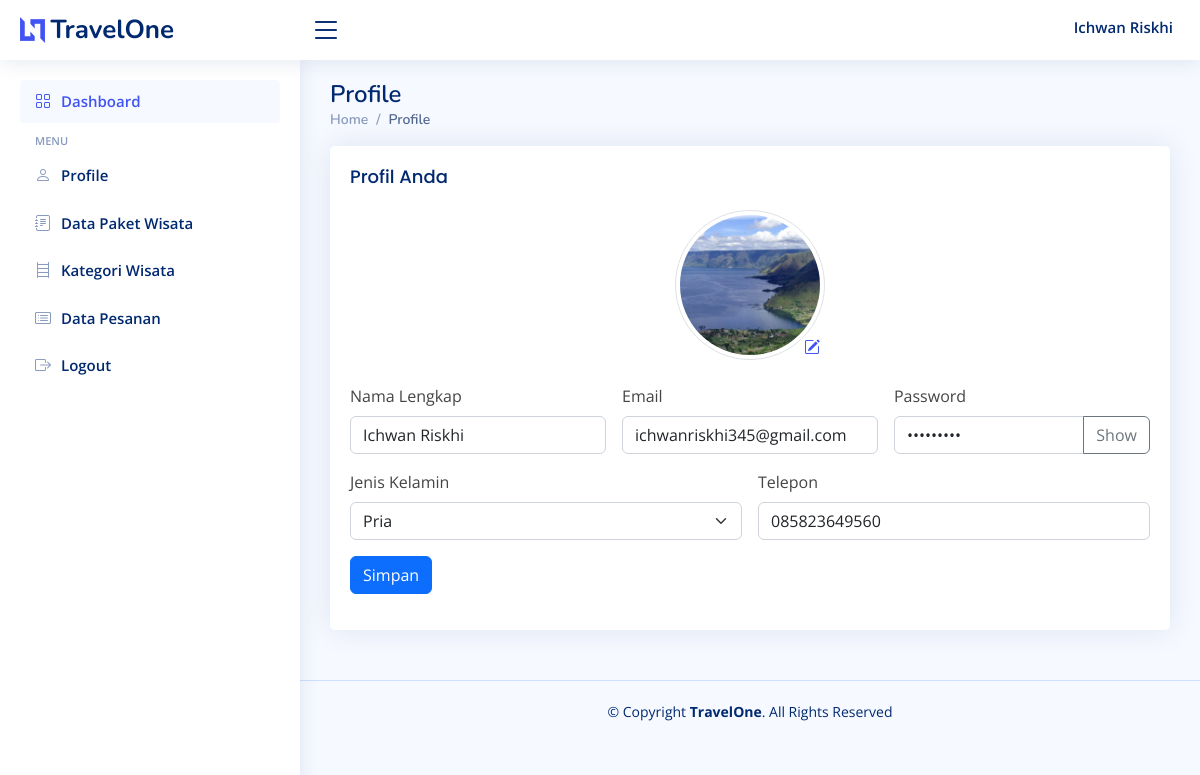
/admin/profil.php (signed in), run on the app's committed database.
### tables this page shows
CREATE TABLE `users` (
  `user_id` int(5) NOT NULL,
  `nama_lengkap` varchar(30) NOT NULL,
  `email` varchar(30) NOT NULL,
  `password` varchar(15) NOT NULL,
  `telephone` varchar(13) DEFAULT NULL,
  `gender` enum('pria','wanita') DEFAULT NULL,
  `profile_picture` varchar(255) NOT NULL,
  `role` enum('user','admin') NOT NULL
);

### admin/profil.php (the view, shortened to what this page needs)
<?php
include '../layout/header.php';
include '../layout/sidebar_admin.php';
?>
<!DOCTYPE html>
<html lang="en">
<head>
  <link href="../assets1/vendor/bootstrap/css/bootstrap.min.css" rel="stylesheet">
  <link href="../assets1/vendor/bootstrap-icons/bootstrap-icons.css" rel="stylesheet">
  <link href="../assets1/vendor/boxicons/css/boxicons.min.css" rel="stylesheet">
  <link href="../assets1/vendor/quill/quill.snow.css" rel="stylesheet">
  <link href="../assets1/vendor/quill/quill.bubble.css" rel="stylesheet">
  <link href="../assets1/vendor/remixicon/remixicon.css" rel="stylesheet">
  <link href="../assets1/vendor/simple-datatables/style.css" rel="stylesheet">
  <link href="../assets1/css/style.css" rel="stylesheet">
</head>
<body>
<main id="main" class="main">
    <div class="pagetitle">
      <h1>Profile</h1>
      <nav>
        <ol class="breadcrumb">
          <li class="breadcrumb-item"><a href="index.php">Home</a></li>
          <li class="breadcrumb-item active">Profile</li>
        </ol>
      </nav>
    </div>
          <?php
          include '../connection.php';
          $email = $_SESSION['email'];
          $query = "SELECT * FROM users WHERE email = '$email' LIMIT 1";
          $result = mysqli_query($koneksi, $query);
          while($user = mysqli_fetch_array($result)) {
            ?>
            <div class="card">
              <div class="card-body">
                <h5 class="card-title">Profil Anda</h5>
                <div class="text-center mb-4">
                  <div class="profile-pic">
                    <img src="../assets1/upload/<?php echo $user['profile_picture']; ?>" alt="Profile Picture" class="rounded-circle img-thumbnail">
                    <a href="#" class="edit-icon" data-bs-toggle="modal" data-bs-target="#modal-edit-picture">
                      <i class="bi bi-pencil-square"></i>
                    </a>
                  </div>
                </div>
                <form class="row g-3 needs-validation" method="post" action="update_profil.php" novalidate>
                  <div class="col-md-4 position-relative">
                    <label for="validationTooltip01" class="form-label">Nama Lengkap</label>
                    <input type="text" class="form-control" name="nama_lengkap" id="validationTooltip01" value="<?php echo $user['nama_lengkap']; ?>" required>
                  </div>
                  <div class="col-md-4 position-relative">
                    <label for="validationTooltip01" class="form-label">Email</label>
                    <input type="email" class="form-control" name="email" id="validationTooltip01" value="<?php echo $user['email']; ?>" required>
                  </div>
                  <div class="col-md-4 position-relative">
                    <label for="Password" class="form-label">Password</label>
                    <div class="input-group">
                      <input type="password" class="form-control form-control-password" name="password" id="Password" value="<?php echo $user['password']; ?>" required>
                      <button class="btn btn-outline-secondary" type="button" onclick="showPassword()">Show</button>
                    </div>
                  </div>
                  <div class="col-md-6 position-relative">
                    <label for="validationTooltip04" class="form-label">Jenis Kelamin</label>
                    <select class="form-select" name="gender" id="validationTooltip04" required>
                      <option value="pria"<?php echo (isset($user['gender']) && $user['gender'] == 'pria') ? ' selected' : ''; ?>>Pria</option>
                    </select>
                  </div>
                  <div class="col-md-6 position-relative">
                    <label for="validationTooltip05" class="form-label">Telepon</label>
                    <input type="number" class="form-control" name="telephone" id="yourPhone" value="<?php echo $user['telephone']; ?>" required>
                  </div>
                  <div class="col-12">
                    <button class="btn btn-primary" type="submit">Simpan</button>
                  </div>
                </form>
              </div>
            </div>
          <?php } ?>
</main>
  <?php
include '../layout/footer.php';
?>
</body>
</html>

### layout/header.php (shortened to what this page needs)
<?php
include '../connection.php';
$email = $_SESSION['email'];
$query = $koneksi->prepare("SELECT * FROM users WHERE email = ? LIMIT 1");
$query->bind_param("s", $email);
$query->execute();
$result = $query->get_result();
if ($result->num_rows > 0) {
    $user = $result->fetch_assoc();
} else {
    die("User tidak ditemukan.");
}
$nama_kolom = "nama_lengkap";
?>
<header id="header" class="header fixed-top d-flex align-items-center">
    <div class="d-flex align-items-center justify-content-between">
        <a href="index.php" class="logo d-flex align-items-center">
            <img src="../assets/img/logo.png" alt="">
            <span class="d-none d-lg-block">TravelOne</span>
        </a>
        <i class="bi bi-list toggle-sidebar-btn"></i>
    </div>
    <div class="container d-flex align-items-center justify-content-end">
        <ul class="sidebar-nav">
            <li class="nav-item">
                <a class="nav-link collapsed">
                    <span><?php echo htmlspecialchars($user[$nama_kolom]); ?></span>
                </a>
            </li>
        </ul>
    </div>
</header>

### assets1/css/style.css (style rules this page uses)
:root { scroll-behavior: smooth; }
body { font-family: "Open Sans", sans-serif; background: #f6f9ff; color: #444444; }
a { color: #4154f1; text-decoration: none; }
h1, h2, h3, h4, h5, h6 { font-family: "Nunito", sans-serif; }
#main { margin-top: 60px; padding: 20px 30px; transition: all 0.3s; }
.pagetitle { margin-bottom: 10px; }
.pagetitle h1 { font-size: 24px; margin-bottom: 0; font-weight: 600; color: #012970; }
.card { margin-bottom: 30px; border: none; border-radius: 5px; box-shadow: 0px 0 30px rgba(1, 41, 112, 0.1); }
.card-title { padding: 20px 0 15px 0; font-size: 18px; font-weight: 500; color: #012970; font-family: "Poppins", sans-serif; }
.card-body { padding: 0 20px 20px 20px; }
.breadcrumb { font-size: 14px; font-family: "Nunito", sans-serif; color: #899bbd; font-weight: 600; }
.breadcrumb a { color: #899bbd; transition: 0.3s; }
.breadcrumb .breadcrumb-item::before { color: #899bbd; }
.breadcrumb .active { color: #51678f; font-weight: 600; }
.logo { line-height: 1; }
@media (min-width: 1200px) { .logo { width: 280px; } }
.logo img { max-height: 26px; margin-right: 6px; }
.logo span { font-size: 26px; font-weight: 700; color: #012970; font-family: "Nunito", sans-serif; }
.header { transition: all 0.5s; z-index: 997; height: 60px; box-shadow: 0px 2px 20px rgba(1, 41, 112, 0.1); background-color: #fff; padding-left: 20px; }
.header .toggle-sidebar-btn { font-size: 32px; padding-left: 10px; cursor: pointer; color: #012970; }
@media (min-width: 1200px) { #main, #footer { margin-left: 300px; } }
.sidebar-nav { padding: 0; margin: 0; list-style: none; }
.sidebar-nav li { padding: 0; margin: 0; list-style: none; }
.sidebar-nav .nav-item { margin-bottom: 5px; }
.sidebar-nav .nav-link { display: flex; align-items: center; font-size: 15px; font-weight: 600; color: #4154f1; transition: 0.3; background: #f6f9ff; padding: 10px 15px; border-radius: 4px; }
.sidebar-nav .nav-link.collapsed { color: #012970; background: #fff; }

### admin/profil.php (style rules this page uses)
.profile-pic { position: relative; display: inline-block; }
.profile-pic img { width: 150px; height: 150px; object-fit: cover; }
.edit-icon { position: absolute; bottom: 0; right: 0; background: white; border-radius: 50%; padding: 5px; cursor: pointer; }

### data on the page
users: nama_lengkap "Ichwan Riskhi", profile_picture (picture), email "ichwanriskhi345@gmail.com", gender "Pria", telephone "085823649560"
